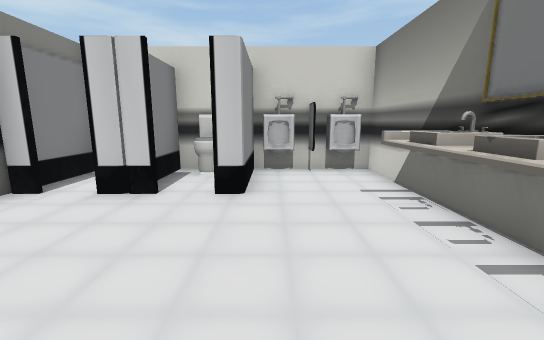
view 1 (above)

12 first-person views from a walk through a Unity game level. The camera is 1.2 m above the floor, tilts 10° down and sees 90° across. The floor is counted in squares, 1 m on a side. Each view is taken from the middle of a square. On the plan, view 1 faces up. The plan holds only what a view shows up to about 13 squares ahead; the rest is blank. The place goes on beyond the plan. Some animated figures are left out. Door leaves are left out, so doorways stand open.

view 2
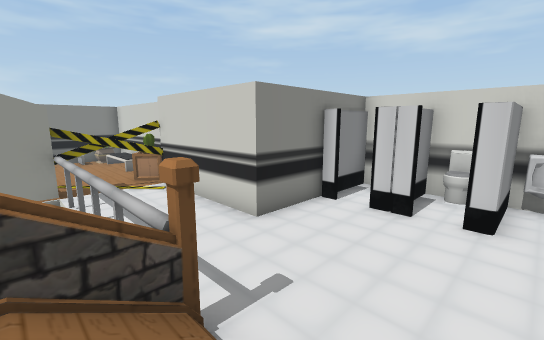

view 3
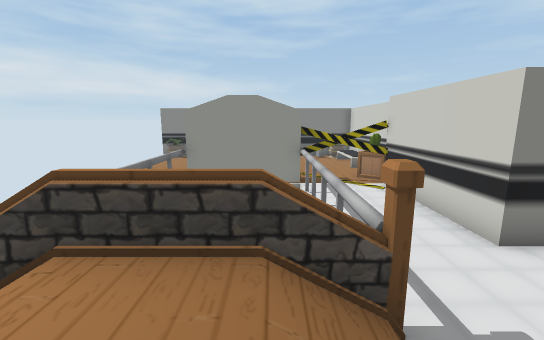

view 4
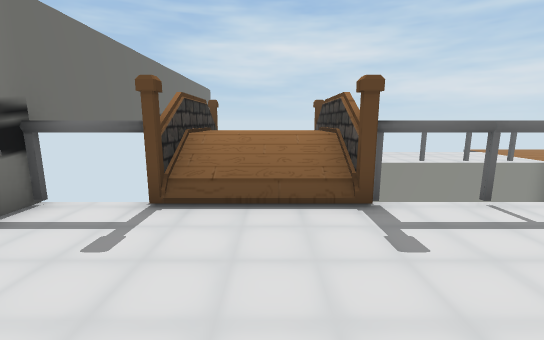

view 5
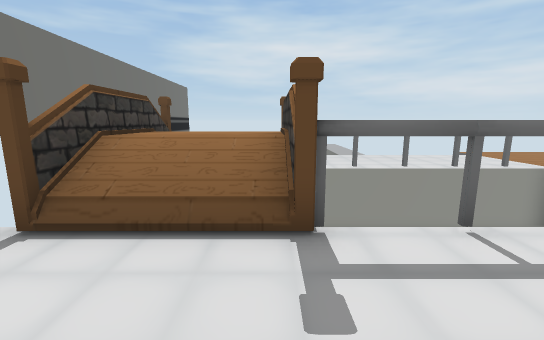

view 6
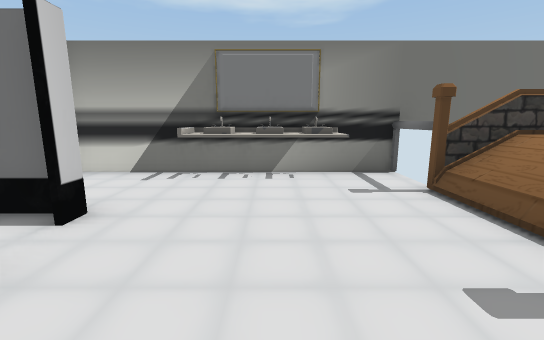

view 7
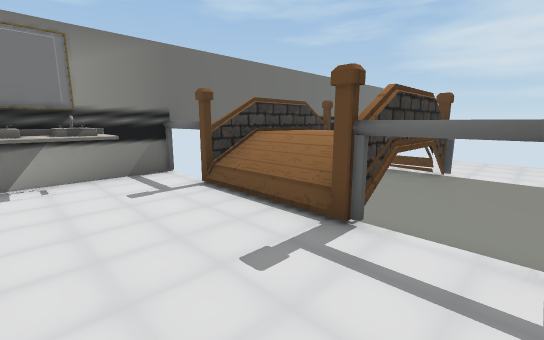

view 8
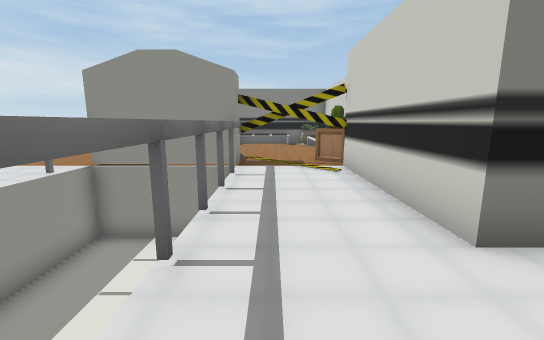

view 9
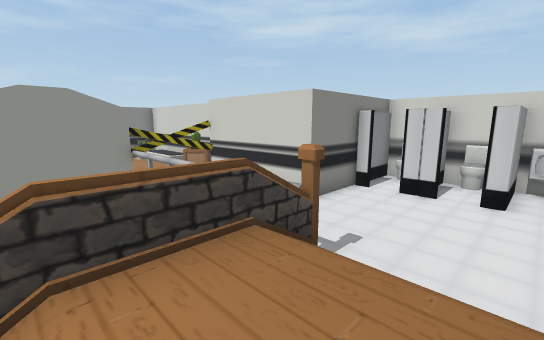

view 10
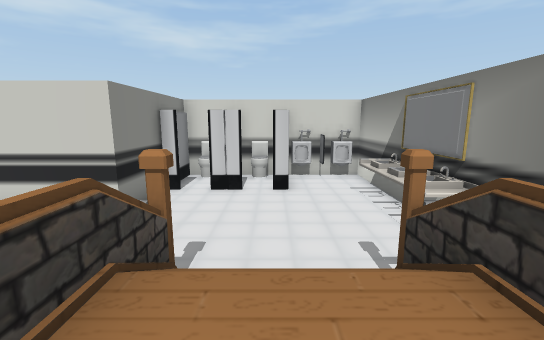

view 11
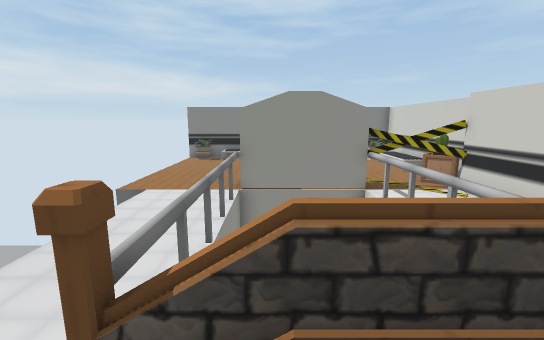

view 12
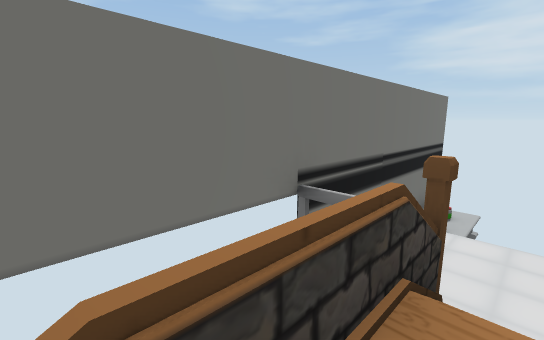

### Floor plan
Key: @ floor where view 1 was taken; # wall or solid block; x gap in a wall; . main floor; : floor 1 m higher than the main floor; / step, stairs or slope; D open door; = window, fence, low wall or low ledge; ≈ liquid the walk keeps out of; ^ raised ledge; v drop or lower ground.
Columns run from 11 left of view 1 to 3 right of it. Each row starts with its distance up from view 1.
  7           #####
  6          ##...#
  5       #DDDD...#
  4       #DDDD..^#
  3       #......^#
  2 #=#####......^#
  1 =#...........^#
  0 .#.........@..#
 -1 ≈#=======#//==#
 -2  #       x//x #
 -3  #vvvv   =::= #
 -4  #vvvv   x//x #
 -5 ≈#=======#/v==#
 -6 ............. #
 -7               #

Positions as (right, up) in squares from view 1, and headings:
1: (0, 0), facing up
2: (0, -2), facing up-left
3: (0, -2), facing left
4: (-1, 3), facing down
5: (-2, 2), facing down
6: (-4, 2), facing right
7: (-4, 2), facing down-right
8: (-2, 0), facing left
9: (0, -4), facing up-left
10: (-1, -4), facing up
11: (-1, -4), facing left
12: (0, -2), facing down-right
